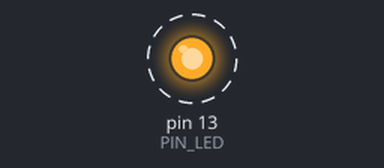
This sketch was run on a simulated Arduino Uno, built with avr-gcc and run on an emulated ATmega328P. Parts: output pins drawn as LEDs (lit = HIGH). Dashed ring = blinking. What the sketch prints to the serial monitor is not drawn.

Above: at 0.2 s.
Timing chart, 0 to 3.0 s (numbered marks = the images above):
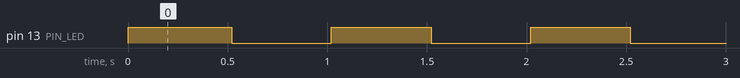

Measured:
- by itself, pin 13 (PIN_LED): alternates HIGH for 0.50 s and LOW for 0.50 s

The sketch:

Lab01_Blink.ino
```cpp
// Lab01_Blink.ino
/* =================================================
   Lab 01 — Blink: parpadeo de LED con Arduino
   Pin de salida: 13 (LED integrado o externo)
   Conexión: Ánodo LED -> R 220Ω -> Pin 13
             Cátodo LED -> GND
   ================================================= */

const int PIN_LED = 13;   // Constante para el pin del LED
int contador = 0;          // Cuenta los parpadeos

void setup() {
  // Configurar el pin como SALIDA digital
  pinMode(PIN_LED, OUTPUT);

  // Iniciar comunicación serial a 9600 bps
  Serial.begin(9600);
  Serial.println("=== Lab 01: Blink Iniciado ===");
  Serial.println("Formato: [#N] LED -> ESTADO");
}

void loop() {
  contador++;

  // Encender el LED
  digitalWrite(PIN_LED, HIGH);
  Serial.print("[#");
  Serial.print(contador);
  Serial.println("] LED -> ENCENDIDO");
  delay(500);   // 500 ms encendido  → frecuencia 1 Hz

  // Apagar el LED
  digitalWrite(PIN_LED, LOW);
  Serial.print("[#");
  Serial.print(contador);
  Serial.println("] LED -> APAGADO");
  delay(500);   // 500 ms apagado
}
```
